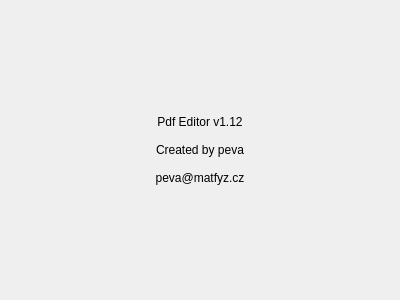
<?xml version="1.0" encoding="UTF-8"?>
<ui version="4.0">
 <class>AboutDialog</class>
 <widget class="QDialog" name="AboutDialog">
  <property name="geometry">
   <rect>
    <x>0</x>
    <y>0</y>
    <width>400</width>
    <height>300</height>
   </rect>
  </property>
  <property name="windowTitle">
   <string>Dialog</string>
  </property>
  <layout class="QHBoxLayout" name="horizontalLayout">
   <item>
    <widget class="QLabel" name="info">
     <property name="text">
      <string>Pdf Editor v1.12

 Created by peva 

peva@matfyz.cz</string>
     </property>
     <property name="alignment">
      <set>Qt::AlignCenter</set>
     </property>
     <property name="textInteractionFlags">
      <set>Qt::TextBrowserInteraction</set>
     </property>
    </widget>
   </item>
  </layout>
 </widget>
 <resources/>
 <connections/>
</ui>
